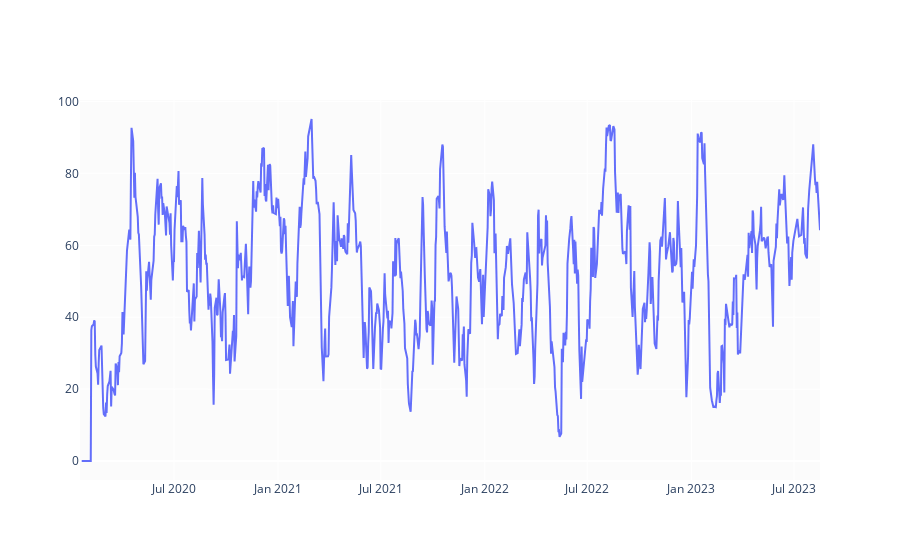

This figure's notebook cell:
### Code cell
def relative_strength_idx(df, n=14):
    close = df['Close']
    delta = close.diff()
    delta = delta[1:]
    pricesUp = delta.copy()
    pricesDown = delta.copy()
    pricesUp[pricesUp < 0] = 0
    pricesDown[pricesDown > 0] = 0    
    rollUp = pricesUp.rolling(n).mean()
    rollDown = pricesDown.abs().rolling(n).mean()
    rs = rollUp / rollDown
    rsi = 100.0 - (100.0 / (1.0 + rs))
    return rsi

df['RSI'] = relative_strength_idx(df).fillna(0)

fig = go.Figure(go.Scatter(x=df.Date, y=df.RSI, name='RSI'))
fig.show()

### Figure 1 — Plotly figure (JSON) as saved in the notebook; plotly's stock layout.template omitted (floating-point values rounded to 4 significant figures; data arrays with more than 128 entries replaced by an {"elided": "..."} marker saying what was removed)
{"data": [{"name": "RSI", "type": "scatter", "x": {"elided": "870 str values"}, "y": {"elided": "870 float values"}}], "layout": {}}
